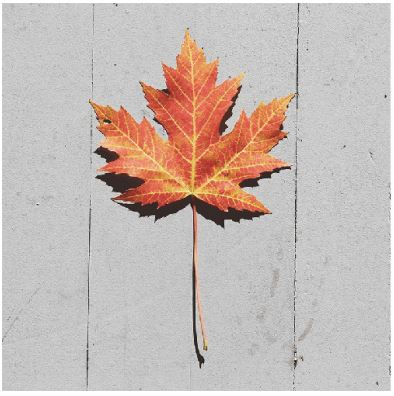
#> input picture imagem/folha.JPG, 394 x 396 px, found by its file name
$ python escala.py
#> lines starting #> are read from the running program, lines starting #| are printed output that depends on the picture
#Reduzindo o tamanho de uma imagem com o resize
# os parametros fx e fy definem se a imagem será ampliada ou reduzida
# quando 1.0 não terá ajuste, mas alterado para menos a imgem fica menor, alterando para mais a imagem fica ampliada

import cv2
import numpy as np

imagemOriginal = cv2.imread('./imagem/folha.jpg')
#> imagemOriginal is the input picture: shape (396, 394, 3); mean B, G, R 181.6, 186.6, 198.3

imagemReduzida = cv2.resize(
    imagemOriginal, None, fx = 0.5, fy = 0.5,
    interpolation = cv2.INTER_CUBIC
)
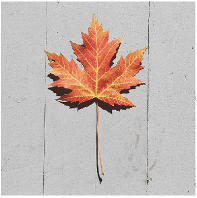
#> imagemReduzida: shape (198, 197, 3); mean B, G, R 181.6, 186.6, 198.2

cv2.imshow('Resultado', imagemReduzida)

cv2.waitKey(0)
cv2.destroyAllWindows()


'''
A	 biblioteca	 OpenCV	 nos	 fornece	 5	 opções	 de	 funções	 de
interpolação	 e,	 geralmente,	 a	 mais	 utilizada	 é	 a
cv2.INTER_CUBIC	.
'''
